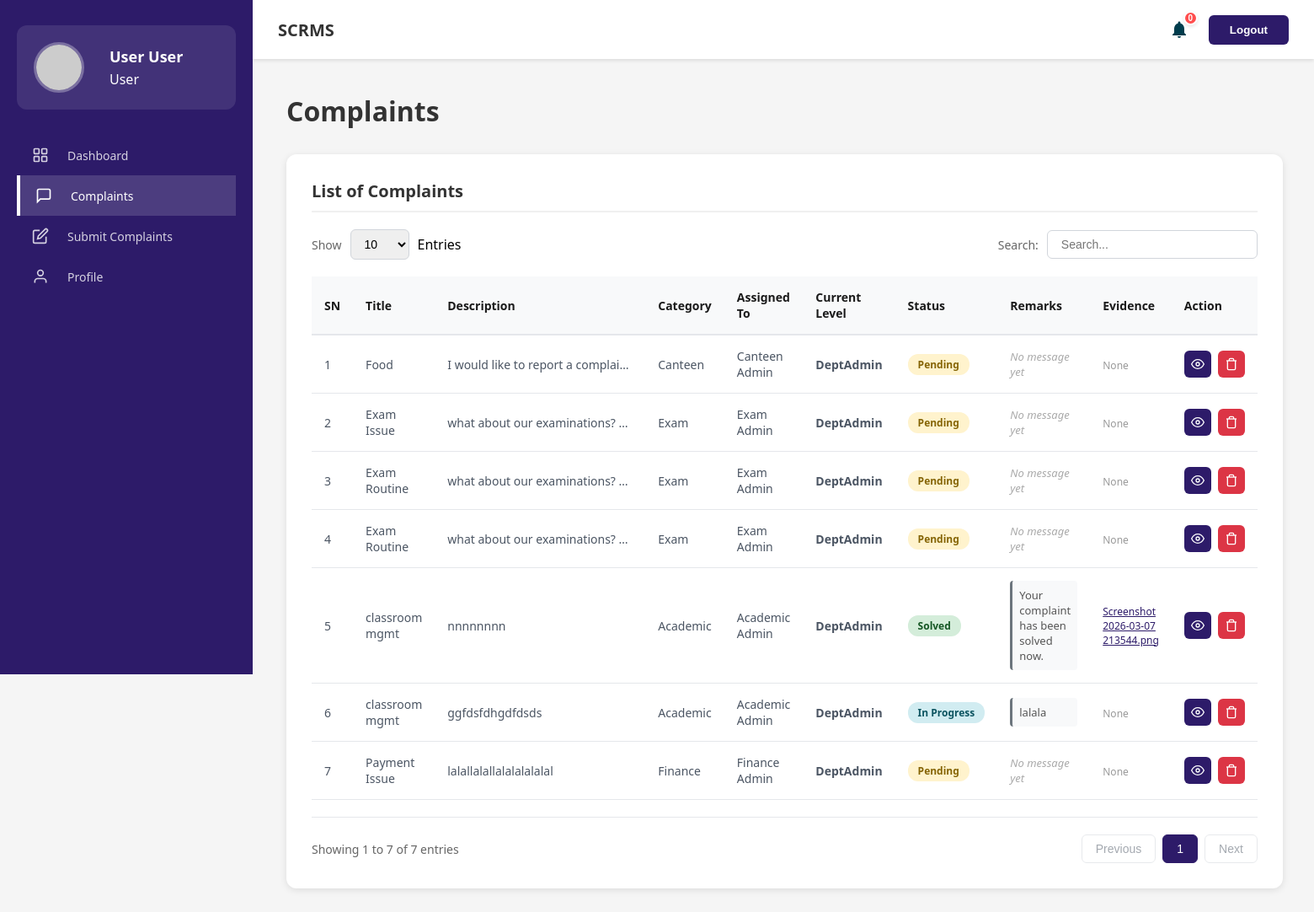
The app's page /User/user-complaints.php (signed in) with its own data.
### tables this page shows
CREATE TABLE `complaints` (
  `complaint_id` int(11) NOT NULL,
  `user_id` int(11) DEFAULT NULL,
  `category_id` int(11) DEFAULT NULL,
  `status_id` int(11) DEFAULT NULL,
  `title` varchar(255) DEFAULT NULL,
  `description` text DEFAULT NULL,
  `batch` varchar(20) DEFAULT NULL,
  `is_anonymous` tinyint(1) DEFAULT 0,
  `assigned_to` int(11) DEFAULT NULL,
  `evidence_file` longblob DEFAULT NULL,
  `incident_date` date NOT NULL,
  `created_at` timestamp NOT NULL DEFAULT current_timestamp(),
  `updated_at` timestamp NOT NULL DEFAULT current_timestamp() ON UPDATE current_timestamp(),
  `final_status_message` text DEFAULT NULL,
  `assigned_role` varchar(20) DEFAULT 'DeptAdmin'
);

CREATE TABLE `complaint_categories` (
  `category_id` int(11) NOT NULL,
  `category_name` varchar(255) DEFAULT NULL,
  `description` text DEFAULT NULL
);

CREATE TABLE `complaint_statuses` (
  `status_id` int(11) NOT NULL,
  `status_label` varchar(255) DEFAULT NULL,
  `status_message` text DEFAULT NULL
);

CREATE TABLE `complaint_attachments` (
  `attachment_id` int(11) NOT NULL,
  `complaint_id` int(11) DEFAULT NULL,
  `file_name` varchar(255) DEFAULT NULL,
  `file_type` varchar(100) DEFAULT NULL,
  `file_data` longblob DEFAULT NULL
);

### User/user-complaints.php (the view, shortened to what this page needs)
<?php
require_once '../Database/db-config.php';
$userId = $_SESSION['user_id'];
$complaints = [];
$sql = "SELECT c.*, cat.category_name, s.status_label, s.status_message,
               CONCAT(u.first_name, ' ', u.last_name) as assigned_head
        FROM complaints c
        LEFT JOIN complaint_categories cat ON c.category_id = cat.category_id
        LEFT JOIN complaint_statuses s ON c.status_id = s.status_id
        LEFT JOIN users u ON u.assigned_category = c.category_id AND u.role = 'DeptAdmin'
        WHERE c.user_id = ?
        ORDER BY c.created_at DESC";
$stmt = $conn->prepare($sql);
if ($stmt) {
    $stmt->bind_param("i", $userId);
    $stmt->execute();
    $res = $stmt->get_result();
    while ($row = $res->fetch_assoc()) {
        $compId = $row['complaint_id'];
        $row['attachments'] = [];
        $attStmt = $conn->prepare("SELECT attachment_id, file_name FROM complaint_attachments WHERE complaint_id = ?");
        $attStmt->bind_param("i", $compId);
        $attStmt->execute();
        $attRes = $attStmt->get_result();
        while ($attRow = $attRes->fetch_assoc()) {
            $row['attachments'][] = $attRow;
        }
        $complaints[] = $row;
    }
}
?>
<!DOCTYPE html>
<html lang="en">
<head>
    <link rel="stylesheet" href="../Assets/Css/admin-dashboard.css">
    <link rel="stylesheet" href="../Assets/css/user-complaints.css">
</head>
<body>
    <?php include '../Includes/header.php'; ?>
    <?php include '../Includes/sidebar.php'; ?>
    <div class="main-container">
        <main class="main-content">
            <h1 class="page-title">Complaints</h1>
            <div class="complaints-container">
                <h2 class="section-title">List of Complaints</h2>
                <div class="table-controls">
                    <div class="entries-control">
                        <label>Show</label>
                        <select id="entriesSelect">
                            <option value="10">10</option>
                        </select>
                        <span>Entries</span>
                    </div>
                    <div class="search-control">
                        <label>Search:</label>
                        <input type="text" id="searchInput" placeholder="Search...">
                    </div>
                </div>
                <div class="table-wrapper">
                    <table id="complaintsTable">
                        <thead>
                            <tr>
                                <th>SN</th>
                                <th>Title</th>
                                <th>Description</th>
                                <th>Category</th>
                                <th>Assigned To</th>
                                <th>Current Level</th>
                                <th>Status</th>
                                <th>Remarks</th>
                                <th>Evidence</th>
                                <th>Action</th>
                            </tr>
                        </thead>
                        <tbody id="tableBody">
                            <?php if (empty($complaints)): ?>
                                <tr>
                                    <td colspan="10" style="text-align: center;">You haven't submitted any complaints yet.</td>
                                </tr>
                            <?php else: ?>
                                <?php foreach ($complaints as $index => $c): ?>
                                    <tr>
                                        <td><?php echo $index + 1; ?></td>
                                        <td><?php echo htmlspecialchars($c['title']); ?></td>
                                        <td class="description-text" title="<?php echo htmlspecialchars($c['description']); ?>">
                                            <?php echo htmlspecialchars($c['description']); ?>
                                        </td>
                                        <td><?php echo htmlspecialchars($c['category_name'] ?? 'Other'); ?></td>
                                        <td>
                                            <?php
                                                $assigned = trim($c['assigned_head'] ?? '');
                                                echo !empty($assigned) ? htmlspecialchars($assigned) : '<span style="color: #999; font-style: italic;">Not Assigned</span>';
                                            ?>
                                        </td>
                                        <td>
                                            <span style="font-weight: 600; color: #4b5563;">
                                                <?php echo htmlspecialchars(trim($c['assigned_role'] ?? 'DeptAdmin')); ?>
                                            </span>
                                        </td>
                                        <td>
                                            <?php
                                            $statusClass = 'status-pending';
                                            $status = $c['status_label'] ?? 'Pending';
                                            if (stripos($status, 'Progress') !== false) $statusClass = 'status-progress';
                                            if (stripos($status, 'Solved') !== false || stripos($status, 'Fixed') !== false) $statusClass = 'status-solved';
                                            ?>
                                            <span class="status-badge <?php echo $statusClass; ?>" title="<?php echo htmlspecialchars($c['status_message'] ?? ''); ?>">
                                                <?php echo htmlspecialchars($status); ?>
                                            </span>
                                        </td>
                                        <td style="font-size: 13px; color: #555; max-width: 250px;">
                                            <?php if (!empty($c['final_status_message'])): ?>
                                                <div style="background: #f8f9fa; padding: 8px; border-radius: 4px; border-left: 3px solid #6c757d;">
                                                    <?php echo htmlspecialchars($c['final_status_message']); ?>
                                                </div>
                                            <?php else: ?>
                                                <span style="font-style: italic; color: #aaa;">No message yet</span>
                                            <?php endif; ?>
                                        </td>
                                        <td>
                                            <?php if (!empty($c['attachments'])): ?>
                                                <div style="display: flex; flex-direction: column; gap: 2px;">
                                                    <?php foreach ($c['attachments'] as $att): ?>
                                                        <a href="../Includes/view-attachment.php?id=<?php echo $att['attachment_id']; ?>" target="_blank" style="font-size: 12px; color: #2D1B69; text-decoration: underline;">
                                                            <?php echo htmlspecialchars($att['file_name']); ?>
                                                        </a>
                                                    <?php endforeach; ?>
                                                </div>
                                            <?php else: ?>
                                                <span style="font-size: 12px; color: #999;">None</span>
                                            <?php endif; ?>
                                        </td>
                                        <td>
                                            <div class="action-buttons">
                                                <button class="action-btn view-btn" title="View Details"
                                                        data-id="<?php echo $c['complaint_id']; ?>"
                                                        data-title="<?php echo htmlspecialchars($c['title']); ?>"
                                                        data-desc="<?php echo htmlspecialchars($c['description']); ?>"
                                                        data-cat="<?php echo htmlspecialchars($c['category_name'] ?? 'Other'); ?>"
                                                        data-batch="<?php echo htmlspecialchars($c['batch'] ?? ''); ?>"
                                                        data-date="<?php echo date('M d, Y', strtotime($c['created_at'])); ?>"
                                                        data-status="<?php echo htmlspecialchars($status); ?>"
                                                        data-message="<?php echo htmlspecialchars($c['final_status_message'] ?? 'No message yet'); ?>"
                                                        data-assigned="<?php
                                                            $assigned = trim($c['assigned_head'] ?? '');
                                                            echo !empty($assigned) ? htmlspecialchars($assigned) : 'Not Assigned';
                                                        ?>"
                                                        data-level="<?php
                                                            $level = trim($c['assigned_role'] ?? 'DeptAdmin');
                                                            echo htmlspecialchars($level);
                                                        ?>">
                                                    <svg width="16" height="16" viewBox="0 0 24 24" fill="none" stroke="currentColor" stroke-width="2">
                                                        <path d="M1 12s4-8 11-8 11 8 11 8-4 8-11 8-11-8-11-8z"></path>
                                                        <circle cx="12" cy="12" r="3"></circle>
                                                    </svg>
                                                </button>
                                                <button class="action-btn delete-btn" title="Delete" data-id="<?php echo $c['complaint_id']; ?>">
                                                    <svg width="16" height="16" viewBox="0 0 24 24" fill="none" stroke="currentColor" stroke-width="2">
                                                        <polyline points="3 6 5 6 21 6"></polyline>
                                                        <path d="M19 6v14a2 2 0 0 1-2 2H7a2 2 0 0 1-2-2V6m3 0V4a2 2 0 0 1 2-2h4a2 2 0 0 1 2 2v2"></path>
                                                    </svg>
                                                </button>
                                            </div>
                                        </td>
                                    </tr>
                                <?php endforeach; ?>
                            <?php endif; ?>
                        </tbody>
                    </table>
                </div>
                <div class="table-footer">
                    <div class="entries-info" id="entriesInfo">Showing <?php echo count($complaints); ?> entries</div>
                    <div class="pagination">
                        <button class="page-btn" id="prevBtn">Previous</button>
                        <button class="page-btn active">1</button>
                        <button class="page-btn" id="nextBtn">Next</button>
                    </div>
                </div>
            </div>
        </main>
    </div>
</body>
</html>

### records on screen
complaints: title "Food", description "I would like to report a complai…", category.category_name "Canteen", assigned "Canteen Admin", assigned_role "DeptAdmin", status.status_label "Pending", shows "No message yet", shows "None"
complaints: title "Exam Issue", description "what about our examinations?…", category.category_name "Exam", assigned "Exam Admin", assigned_role "DeptAdmin", status.status_label "Pending", shows "No message yet", shows "None"
complaints: title "Exam Routine", description "what about our examinations?…", category.category_name "Exam", assigned "Exam Admin", assigned_role "DeptAdmin", status.status_label "Pending", shows "No message yet", shows "None"
complaints: title "Exam Routine", description "what about our examinations?…", category.category_name "Exam", assigned "Exam Admin", assigned_role "DeptAdmin", status.status_label "Pending", shows "No message yet", shows "None"
complaints: title "classroom mgmt", description "nnnnnnnn", category.category_name "Academic", assigned "Academic Admin", assigned_role "DeptAdmin", status.status_label "Solved", final_status_message "Your complaint has been solved now."
complaint_attachments: file_name "Screenshot 2026-03-07 213544.png"
complaints: title "classroom mgmt", description "ggfdsfdhgdfdsds", category.category_name "Academic", assigned "Academic Admin", assigned_role "DeptAdmin", status.status_label "In Progress", final_status_message "lalala", shows "None"
complaints: title "Payment Issue", description "lalallalallalalalalalal", category.category_name "Finance", assigned "Finance Admin", assigned_role "DeptAdmin", status.status_label "Pending", shows "No message yet", shows "None"

### other values on screen
$full_name ?: 'Unknown' "User User"
$display_role "User"
